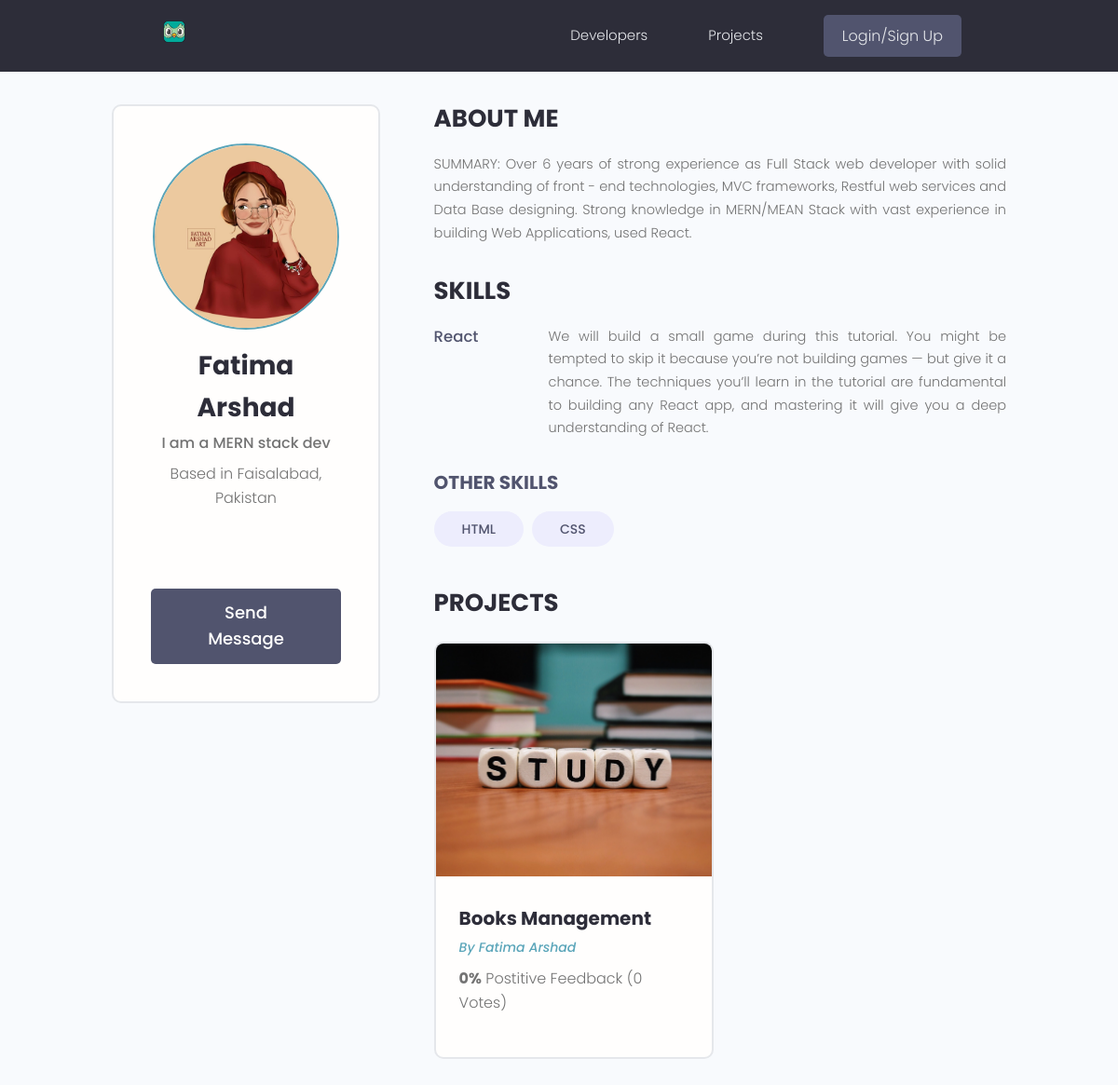
Page /profile/a6aba56e2553461183fcb502c5da8b40/ on the committed database.
### users/models.py (models this page shows, shortened)
class Profile(models.Model):
    user = models.OneToOneField(User, on_delete=models.CASCADE, null=True, blank=True)
    name = models.CharField(max_length=200, blank=True, null=True)
    email = models.EmailField(max_length=500, blank=True, null=True)
    username = models.CharField(max_length=200, blank=True, null=True)
    location = models.CharField(max_length=200, blank=True, null=True)
    short_intro = models.CharField(max_length=200, blank=True, null=True)
    bio = models.TextField(blank=True, null=True)
    profile_image = models.ImageField(null=True, blank=True, upload_to='profiles/', default='profiles/user_default.png')
    social_github = models.CharField(max_length=200, blank=True, null=True)
    social_twitter = models.CharField(max_length=200, blank=True, null=True)
    social_linkedin = models.CharField(max_length=200, blank=True, null=True)
    social_stackoverflow = models.CharField(max_length=200, blank=True, null=True)
    created = models.DateField(auto_now_add=True)
    id = models.UUIDField(default=uuid.uuid4, unique=True, primary_key=True, editable=False)
    @property
    def imageURL(self):
        try:
            url = self.profile_image.url
        except:
            url = ''
        return url

class Skill(models.Model):
    owner = models.ForeignKey(Profile, on_delete=models.CASCADE, null=True, blank=True)
    name = models.CharField(max_length=200, blank=True, null=True)
    description = models.TextField(null=True, blank=True)
    created = models.DateField(auto_now_add=True)
    id = models.UUIDField(default=uuid.uuid4, unique=True, primary_key=True, editable=False)

### projects/models.py (models this page shows, shortened)
class Project(models.Model):
    owner = models.ForeignKey(Profile, null=True, blank=True, on_delete=models.CASCADE)
    title = models.CharField(max_length=200)
    description = models.TextField(null=True, blank=True)
    featured_image = models.ImageField(null=True, blank=True, default='sample.jpg')
    demo_link = models.CharField(max_length=2000, null=True, blank=True)
    source_link = models.CharField(max_length=2000, null=True, blank=True)
    tags = models.ManyToManyField('Tag', blank=True)
    vote_total = models.IntegerField(default=0, null=True, blank=True)
    vote_ratio = models.IntegerField(default=0, null=True, blank=True)
    created = models.DateTimeField(auto_now_add=True)
    id = models.UUIDField(default=uuid.uuid4, unique=True, primary_key=True, editable=False)
    class Meta:
        ordering = ['-vote_ratio', '-vote_total', 'title']
    @property
    def imageURL(self):
        try:
            url = self.featured_image.url
        except:
            url = ''
        return url

### users/views.py (the view)
# urls.py: path("profile/<str:pk>/", userProfile, name="user-profile"),
def userProfile(request, pk):
    profile = Profile.objects.get(id=pk)
    topSkills = profile.skill_set.exclude(description__exact="")
    otherSkills = profile.skill_set.filter(description="")
    context = {'profile': profile, 'topSkills': topSkills, 'otherSkills': otherSkills}
    return render(request, 'users/user-profile.html', context)

### users/templates/users/user-profile.html (shortened to what this page needs)
{% extends 'main.html' %}
{% block content %}
  <main class="profile my-md">
    <div class="container">
      <div class="layout">
        <div class="column column--1of3">
          <div class="card text-center">
            <div class="card__body dev">
              <img class="avatar avatar--xl" src="{{ profile.imageURL }}" />
              <h2 class="dev__name">{{ profile.name }}</h2>
              <p class="dev__title">{{ profile.short_intro }}</p>
              <p class="dev__location">Based in {{ profile.location }}</p>
              <ul class="dev__social">
              </ul>
              {% if request.user.profile.id != profile.id %}
              <a href="{% url 'create-message' profile.id %}" class="btn btn--sub btn--lg">Send Message </a>
              {% endif %}
            </div>
          </div>
        </div>
        <div class="column column--2of3">
          <div class="devInfo">
            <h3 class="devInfo__title">About Me</h3>
            <p class="devInfo__about">{{ profile.bio }}</p>
          </div>
          <div class="devInfo">
            <h3 class="devInfo__title">Skills</h3>
            <div class="devInfo__skills">
              {% for skill in topSkills %}
              <div class="devSkill">
                <h4 class="devSkill__title">{{ skill.name }}</h4>
                <p class="devSkill__info">{{ skill.description }}</p>
              </div>
              {% endfor %}
              <h3 class="devInfo__subtitle">Other Skills</h3>
              <div class="devInfo__otherSkills">
                {% for skill in otherSkills %}
                <span class="tag tag--pill tag--sub tag--lg">
                  <small>{{ skill.name }}</small>
                </span>
                {% endfor %}
              </div>
            </div>
          </div>
          <div class="devInfo">
            <h3 class="devInfo__title">Projects</h3>
            <div class="grid grid--two">
              {% for project in profile.project_set.all %}
              <div class="column">
                <div class="card project">
                  <a href="{% url 'project' project.id %}" class="project">
                    <img class="project__thumbnail" src="{{ project.imageURL }}" alt="project thumbnail" />
                    <div class="card__body">
                      <h3 class="project__title">{{ project.title }}</h3>
                      <p><a class="project__author" href="profile.html">By {{ project.owner.name }}</a></p>
                      <p class="project--rating">
                        <span style="font-weight: bold;">{{ project.vote_ratio }}%</span> Postitive
                        Feedback ({{ project.vote_total }} Vote{{ project.vote_total | pluralize:"s" }})
                      </p>
                    </div>
                  </a>
                </div>
              </div>
              {% endfor %}
            </div>
          </div>
        </div>
      </div>
    </div>
  </main>
{% endblock content %}

### static/styles/app.css (style rules this page uses)
:root { --color-sub: #2d2d39; }
.btn--sub { background-color: var(--color-sub-light); }
.card { border: 2px solid var(--color-light); }
img { width: 100%; }
.profile .card > .dev { padding: 4rem; }
.dev__name { color: var(--color-sub); font-size: 2.8rem; font-weight: 700; margin-top: 1rem; margin-bottom: 0.5rem; }
.dev__title { font-size: 1.6rem; font-weight: 500; line-height: 1.3; }
.dev__location { margin-top: 1rem; }
.dev__social { margin: 3rem 0; list-style: none; display: flex; justify-content: center; gap: 1.5rem; }
.devInfo { margin-bottom: 3rem; }
.devInfo__title, .devInfo__subtitle { font-size: 2.6rem; color: var(--color-sub); text-transform: uppercase; font-weight: 700; margin-bottom: 1.5rem; }
.devInfo__subtitle { font-size: 2rem; color: var(--color-sub-light); }
.devInfo__about, .devSkill__info { font-size: 1.45rem; line-height: 1.7; text-align: justify; }
.devSkill { margin-bottom: 3rem; }
.devSkill__title { font-size: 1.65rem; font-weight: 500; color: var(--color-sub-light); }
@media screen and (min-width: 700px) { .devSkill { display: flex; justify-content: space-between; gap: 3rem; } }
@media screen and (min-width: 700px) { .devSkill__info { flex-basis: 80%; } }
.project__author { font-size: 1.4rem; font-style: italic; }
.project--rating { margin-bottom: 1.6em; margin-top: .5em; }
.project__thumbnail { height: 25rem; object-fit: cover; object-position: top center; }
.project__title { font-size: 2rem; font-weight: 700; color: var(--color-sub); }

### static/uikit/styles/modules/_variables.css (style rules this page uses)
:root { --color-main: #5aa5b9; --color-main-light: #e6faff; --color-sub: #3f4156; --color-sub-light: #51546e; --color-sub-lighter: #ededfd; --color-text: #737373; --color-gray: #8b8b8b; --color-light: #e5e7eb; --color-light-gray: #767676; --color-bg: #f8fafd; --color-white: #fffefd; --color-white-light: #f3f3f3; --color-success: #359e64; --color-success-bg: #def8e8; --color-error: #fc4b0b; --color-error-bg: #fff2ee; --font-base: 'Poppins', arial, helvetica, 'Segoe UI', roboto, ubuntu, sans-serif; --font-monospace: 'Fira Code', 'Courier New', courier, monospace; --font-regular: 300; --font-medium: 500; --font-bold: 700; --generic-shadow: 1px 1px 5px #00000010; --generic-transition: all 0.3s ease-in-out; }

### static/uikit/styles/modules/_base.css (style rules this page uses)
* { margin: 0; padding: 0; box-sizing: border-box; text-rendering: optimizeLegibility; color: inherit; font-size: inherit; }
html { font-size: 50%; }
@media only screen and (min-width: 480px) { html { font-size: 56.25%; } }
@media only screen and (min-width: 1200px) { html { font-size: 62.5%; } }
body { line-height: 1.6; font-weight: 400; font-size: 1.5rem; color: var(--color-text); background-color: var(--color-bg); min-height: 100vh; }

### static/uikit/styles/modules/_typography.css (style rules this page uses)
* { font-family: var(--font-base); }
h2 { font-size: 3.6rem; font-weight: var(--font-bold); }
h3 { font-size: 3.2rem; font-weight: var(--font-medium); }
h4 { font-size: 2.8rem; font-weight: var(--font-medium); }
p, span, strong { font-size: 1.6rem; color: var(--color-text); font-weight: var(--font-regular); }
a { padding-bottom: 2px; text-decoration: none; display: inline-block; color: var(--color-main); font-weight: var(--font-medium); }

### static/uikit/styles/modules/_utilities.css (style rules this page uses)
.container { width: 92%; max-width: 165rem; margin: 0 auto; box-sizing: border-box; }
@media screen and (min-width: 1000px) { .container { width: 90%; } }
@media screen and (min-width: 1200px) { .container { width: 80%; } }
.text-center { text-align: center; }
.my-md { margin: 3rem auto; }

### static/uikit/styles/modules/_avatar.css (style rules this page uses)
.avatar { border-radius: 50%; border: 2px solid var(--color-main); object-fit: cover; }
.avatar--xl { height: 20rem; width: 20rem; }

### static/uikit/styles/modules/_button.css (style rules this page uses)
.btn { display: inline-block; position: relative; cursor: pointer; background-color: var(--color-light); font-weight: var(--font-medium); color: var(--color-sub); text-decoration: none; padding: 1rem 2rem; border-radius: 0.5rem; border: none; width: -webkit-fit-content; width: -moz-fit-content; width: fit-content; height: -webkit-fit-content; height: -moz-fit-content; height: fit-content; font-size: 1.6rem; outline-width: 0; outline-color: transparent; -webkit-backface-visibility: hidden; backface-visibility: hidden; transition: all 0.3s ease-in-out; }
.btn--sub { background-color: var(--color-sub); color: var(--color-white); }
.btn--lg { font-size: 1.8rem; padding: 1.2rem 4.5rem; }

### static/uikit/styles/modules/_card.css (style rules this page uses)
.card { border-radius: 1rem; background-color: var(--color-white); border: 1.5px solid var(--color-light); width: auto; height: auto; margin-top: 0.5rem; margin-bottom: 0.5rem; overflow: hidden; }
.card__body, .card__header { padding: 2rem 2.5rem; }

### rows in the picture
Profile: imageURL (picture), name "Fatima Arshad", short_intro "I am a MERN stack dev", location "Faisalabad, Pakistan", bio "SUMMARY: Over 6 years of strong experience as Full Stack web developer with solid understanding of front - end technologies, MVC frameworks, Restful web services and Data Base designing. Strong knowledge in MERN/MEAN Stack with vast experience in building Web Applications, used React."
Skill: name "React", description "We will build a small game during this tutorial. You might be tempted to skip it because you’re not building games — but give it a chance. The techniques you’ll learn in the tutorial are fundamental to building any React app, and mastering it will give you a deep understanding of React."
Skill: name "HTML"
Skill: name "CSS"
Project: imageURL (picture), title "Books Management", owner.name "Fatima Arshad", vote_ratio "0", vote_total "0", vote_total|pluralize "s"
